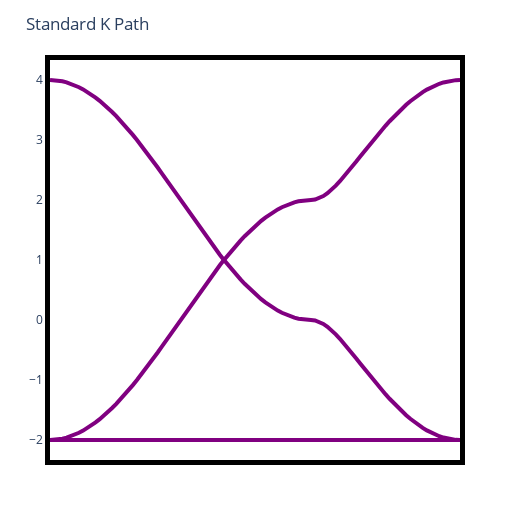

Notebook cell for this chart:
### Code cell
let nps::Int = 100, t1Δ = 1.0, t2Δ = 1.0, t3Δ = 1.0, t1∇ = 1.0, t2∇ = 1.0, t3∇ = 1.0
    p::Params = Params(t1Δ, t2Δ, t3Δ, t1∇, t2∇, t3∇)
    println("t1Δ = ", p.t1Δ)
    println("t2Δ = ", p.t2Δ)
    println("t3Δ = ", p.t3Δ)
    println("t1∇ = ", p.t1∇)
    println("t2∇ = ", p.t2∇)
    println("t3∇ = ", p.t3∇)
    
    kpath_nodes::Vector{SVector{2, Float64}} = [high_symmetry_points["Γ"], 
                    high_symmetry_points["K"], 
                    high_symmetry_points["M"], 
                    high_symmetry_points["Γ"]];
    kpath_fbz::Vector{Vector{Float64}} = interpolate(kpath_nodes, nps);
    kpath_fbz = [SVector{2, Float64}(v) for v ∈ kpath_fbz]
    plot_simple_kagome_bands(;p = p, seedname = "Standard K Path", kpath = kpath_fbz, title = Nothing)
end

### Figure 1 — Plotly figure (JSON) as saved in the notebook; plotly's stock layout.template omitted (floating-point values rounded to 4 significant figures)
{"data": [{"line": {"color": "purple", "width": 4}, "mode": "lines", "type": "scatter", "x": [1, 2, 3, 4, 5, 6, 7, 8, 9, 10, 11, 12, 13, 14, 15, 16, 17, 18, 19, 20, 21, 22, 23, 24, 25, 26, 27, 28, 29, 30, 31, 32, 33, 34, 35, 36, 37, 38, 39, 40, 41, 42, 43, 44, 45, 46, 47, 48, 49, 50, 51, 52, 53, 54, 55, 56, 57, 58, 59, 60, 61, 62, 63, 64, 65, 66, 67, 68, 69, 70, 71, 72, 73, 74, 75, 76, 77, 78, 79, 80, 81, 82, 83, 84, 85, 86, 87, 88, 89, 90, 91, 92, 93, 94, 95, 96, 97, 98, 99, 100], "y": [-2.0, -2.0, -2.0, -2.0, -2.0, -2.0, -2, -2.0, -2.0, -2.0, -2.0, -2.0, -2.0, -2, -2.0, -2.0, -2.0, -2.0, -2.0, -2.0, -2.0, -2.0, -2.0, -2.0, -2.0, -2.0, -2.0, -2.0, -2, -2.0, -2.0, -2.0, -2, -2, -2, -2.0, -2.0, -2, -2.0, -2, -2.0, -2, -2.0, -2, -2.0, -2, -2.0, -2, -2, -2.0, -2, -2.0, -2.0, -2.0, -2.0, -2.0, -2, -2.0, -2.0, -2.0, -2.0, -2.0, -2.0, -2.0, -2.0, -2.0, -2, -2.0, -2.0, -2.0, -2.0, -2.0, -2.0, -2.0, -2.0, -2.0, -2.0, -2.0, -2.0, -2, -2.0, -2.0, -2.0, -2.0, -2.0, -2.0, -2.0, -2.0, -2.0, -2.0, -2.0, -2.0, -2.0, -2.0, -2.0, -2.0, -2.0, -2.0, -2.0, -2.0]}, {"line": {"color": "purple", "width": 4}, "mode": "lines", "type": "scatter", "x": [1, 2, 3, 4, 5, 6, 7, 8, 9, 10, 11, 12, 13, 14, 15, 16, 17, 18, 19, 20, 21, 22, 23, 24, 25, 26, 27, 28, 29, 30, 31, 32, 33, 34, 35, 36, 37, 38, 39, 40, 41, 42, 43, 44, 45, 46, 47, 48, 49, 50, 51, 52, 53, 54, 55, 56, 57, 58, 59, 60, 61, 62, 63, 64, 65, 66, 67, 68, 69, 70, 71, 72, 73, 74, 75, 76, 77, 78, 79, 80, 81, 82, 83, 84, 85, 86, 87, 88, 89, 90, 91, 92, 93, 94, 95, 96, 97, 98, 99, 100], "y": [-2.0, -1.998, -1.99, -1.978, -1.96, -1.938, -1.911, -1.879, -1.843, -1.802, -1.756, -1.707, -1.652, -1.594, -1.532, -1.466, -1.396, -1.323, -1.247, -1.167, -1.085, -1.0, -0.9124, -0.8226, -0.7307, -0.637, -0.5417, -0.445, -0.3473, -0.2487, -0.1495, -0.04986, 0.04986, 0.1495, 0.2487, 0.3473, 0.445, 0.5417, 0.637, 0.7307, 0.8226, 0.9124, 1.0, 0.9149, 0.8325, 0.753, 0.6766, 0.6035, 0.5339, 0.4679, 0.4057, 0.3475, 0.2934, 0.2436, 0.1981, 0.157, 0.1206, 0.08885, 0.06185, 0.03966, 0.02234, 0.009938, 0.002486, 4.663e-15, -0.007582, -0.02994, -0.06597, -0.1141, -0.1725, -0.2393, -0.3128, -0.3913, -0.4736, -0.5585, -0.6449, -0.7321, -0.8192, -0.9058, -0.9912, -1.075, -1.157, -1.236, -1.313, -1.386, -1.457, -1.524, -1.587, -1.646, -1.701, -1.752, -1.798, -1.84, -1.877, -1.909, -1.937, -1.96, -1.977, -1.99, -1.997, -2.0]}, {"line": {"color": "purple", "width": 4}, "mode": "lines", "type": "scatter", "x": [1, 2, 3, 4, 5, 6, 7, 8, 9, 10, 11, 12, 13, 14, 15, 16, 17, 18, 19, 20, 21, 22, 23, 24, 25, 26, 27, 28, 29, 30, 31, 32, 33, 34, 35, 36, 37, 38, 39, 40, 41, 42, 43, 44, 45, 46, 47, 48, 49, 50, 51, 52, 53, 54, 55, 56, 57, 58, 59, 60, 61, 62, 63, 64, 65, 66, 67, 68, 69, 70, 71, 72, 73, 74, 75, 76, 77, 78, 79, 80, 81, 82, 83, 84, 85, 86, 87, 88, 89, 90, 91, 92, 93, 94, 95, 96, 97, 98, 99, 100], "y": [4, 3.998, 3.99, 3.978, 3.96, 3.938, 3.911, 3.879, 3.843, 3.802, 3.756, 3.707, 3.652, 3.594, 3.532, 3.466, 3.396, 3.323, 3.247, 3.167, 3.085, 3.0, 2.912, 2.823, 2.731, 2.637, 2.542, 2.445, 2.347, 2.249, 2.149, 2.05, 1.95, 1.851, 1.751, 1.653, 1.555, 1.458, 1.363, 1.269, 1.177, 1.088, 1, 1.085, 1.167, 1.247, 1.323, 1.396, 1.466, 1.532, 1.594, 1.652, 1.707, 1.756, 1.802, 1.843, 1.879, 1.911, 1.938, 1.96, 1.978, 1.99, 1.998, 2.0, 2.008, 2.03, 2.066, 2.114, 2.173, 2.239, 2.313, 2.391, 2.474, 2.558, 2.645, 2.732, 2.819, 2.906, 2.991, 3.075, 3.157, 3.236, 3.313, 3.386, 3.457, 3.524, 3.587, 3.646, 3.701, 3.752, 3.798, 3.84, 3.877, 3.909, 3.937, 3.96, 3.977, 3.99, 3.997, 4]}], "layout": {"height": 510, "margin": {"b": 50, "l": 50, "r": 50, "t": 60}, "plot_bgcolor": "rgba(0,0,0,0)", "showlegend": false, "title": "Standard K Path", "width": 510, "xaxis": {"linecolor": "black", "linewidth": 5, "mirror": true, "showgrid": true, "showline": true, "showticklabels": false}, "yaxis": {"linecolor": "black", "linewidth": 5, "mirror": true, "showgrid": true, "showline": true, "showticklabels": true}}}
